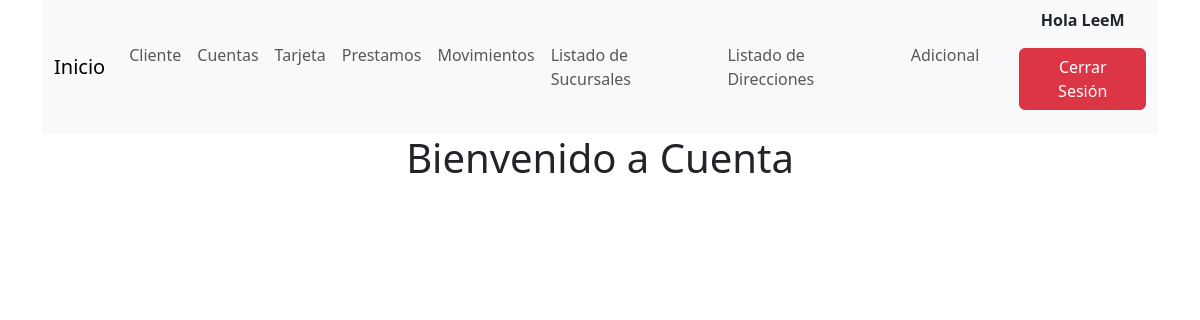
/cuentas/ (signed in), run on an earlier commit of the app's database.
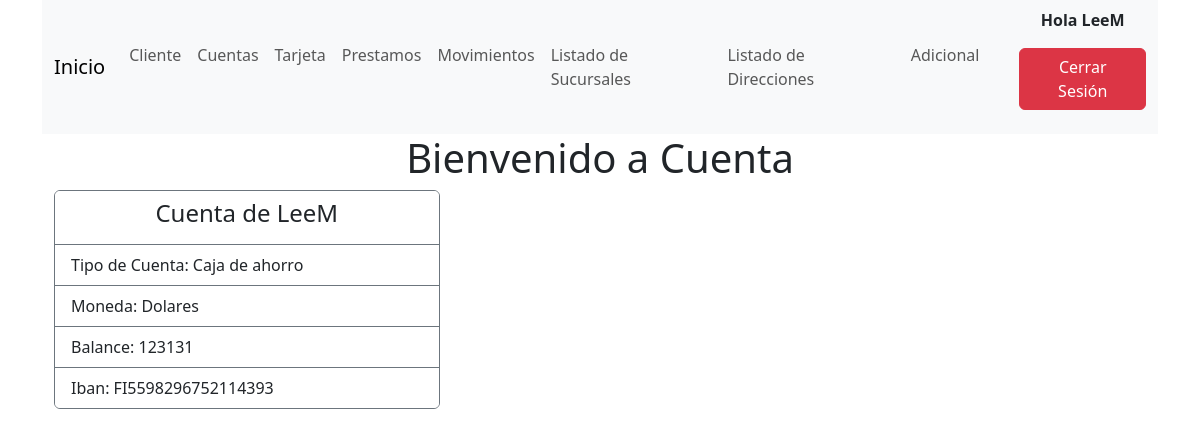
And on a later commit of the database.
### Login/models.py (models this page shows)
class CustomUser(AbstractUser):
    customer_DNI_id = models.CharField(null=True, blank=True, max_length=10)

### Cuentas/models.py (models this page shows)
class Cuenta(models.Model):
    account_id = models.AutoField(primary_key=True)
    customer = models.ForeignKey("Clientes.cliente", on_delete=models.CASCADE)
    balance = models.IntegerField()
    iban = models.TextField()
    tipo_cuenta = models.ForeignKey("TipoCuenta", on_delete=models.CASCADE)
    class Meta:
        managed = False
        db_table = 'cuenta'

class TipoCuenta(models.Model):
    tipo_cuenta_id = models.AutoField(primary_key=True, blank=True, null=False,)
    cuenta_name = models.TextField()
    moneda = models.TextField()
    class Meta:
        managed = False
        db_table = 'tipo_cuenta'

### Cuentas/views.py (the view)
# urls.py: path('cuentas/',Cuentas,name = 'Cuentas'),
@login_required
def Cuentas(request):
    cuenta = Cuenta.objects.all()
    tipo_cuenta = TipoCuenta.objects.all()
    cliente = Cliente
    return render(request,'cuentas.html',{'cuenta':cuenta,'cliente':cliente ,'tipo_cuenta':tipo_cuenta  })

### Cuentas/templates/cuentas.html (shortened to what this page needs)
{% extends 'home.html'%}
{% block h1%}Cuenta{% endblock %}
{% block content%}
<main class="container pt-2">
    <article class=" row row-cols-1 row-cols-md-2 g-4  col-9 listado pt-2">
        {% if user.cliente.customer_name == user.first_name %}
        {%for cuenta in cuenta %}
        {% if cuenta.customer_id == user.cliente.customer_id %}
        <section class="col-5 mt-2 mb-4">
            <section class="card border-secondary ">
            <ul class="list-group list-group-flush" >
                <li class="list-group-item border-secondary text-center"><h4>Cuenta de {{user.username}} </h4></li>
                {%for tipo_cuenta in tipo_cuenta %}
                    {% if cuenta.tipo_cuenta_id == tipo_cuenta.tipo_cuenta_id %}
                        <li class="list-group-item border-secondary text-dark">Tipo de Cuenta: {{tipo_cuenta.cuenta_name}}</li>
                        <li class="list-group-item border-secondary text-dark">Moneda: {{tipo_cuenta.moneda}}</li>
                    {% endif %}
                {% endfor %}
                <li class="list-group-item border-secondary text-dark ">Balance: {{cuenta.balance}}</li>
                <li class="list-group-item border-secondary text-dark">Iban: {{cuenta.iban}}</li>
            </ul>
        </section>
    </section>
            {% endif %}
        {% endfor %}
        {% else %}
                        <li class="list-group-item border-secondary text-danger">El Usuario <strong>{{user.username}}</strong> No tiene Cuentas registradas</li>
                    {% endif %}
    </article>
</main>
{%endblock%}

### Login/templates/home.html (shortened to what this page needs)
<!DOCTYPE html>
<html lang="es">
<head>
    <link href="https://cdn.jsdelivr.net/npm/bootstrap@5.3.2/dist/css/bootstrap.min.css" rel="stylesheet"
>
</head>
<body>
    <main class="container">
        <nav class="navbar navbar-expand-lg bg-body-tertiary">
            <div class="container-fluid">
                <a class="navbar-brand" href="{% url 'home' %}">Inicio</a>
                <div class="collapse navbar-collapse" id="navbarNav">
                    <ul class="navbar-nav">
                        <li class="nav-item">
                            <a class="nav-link" aria-current="page" href="{% url 'Cliente' %}">Cliente</a>
                        </li>
                        <li class="nav-item ">
                            <a class="nav-link" href="{% url 'Cuentas' %}">Cuentas</a>
                        </li>
                        <li class="nav-item">
                            <a class="nav-link" href="{% url 'tarjetas' %}">Tarjeta</a>
                        </li>
                        <li class="nav-item ">
                            <a class="nav-link" href="{% url 'Prestamos' %}">Prestamos</a>
                        </li>
                        <li class="nav-item ">
                            <a class="nav-link" href="{% url 'Movimientos' %}">Movimientos</a>
                        </li>
                        <li class="nav-item ">
                            <a class="nav-link" href="http://localhost:5173/BranchList">Listado de Sucursales</a>
                        </li>
                        <li class="nav-item ">
                            <a class="nav-link" href="http://localhost:5173/DireccionesList">Listado de Direcciones</a>
                        </li>
                        <li class="nav-item ">
                            <a class="nav-link" href="http://localhost:5173/ClientesPage">Adicional</a>
                        </li>
                    </ul>
                </div>
                <ul class="justify-content-end ">
                    {% if user.is_authenticated %}
                    <p class="text-center"><b> Hola {{user.username }}</b></p>
                    <a class="btn btn-danger" role="button" href="{% url 'logout' %}">Cerrar Sesión</a>
                    {% else %}
                    <a class="btn btn-primary " role="button" href="{% url 'login' %}">Iniciar Sesión</a>
                    <a class="btn btn-secondary" role="button" href="{% url 'register'%}">Registrar</a>
                    {% endif %}
                </ul>
            </div>
        </nav>
        {% if user.is_authenticated %}
        <h1 class="text-center">Bienvenido a {% block h1%}HomeBanking{% endblock %}</h1>
        {% endif %}
        {% block content%}
        {%endblock%}
</body>
</html>

What changed in the data, as far as the page shows it:
added Cuenta: {{ user.username }} "LeeM", balance "123131", iban "FI5598296752114393"
now on this page (row unchanged): TipoCuenta: cuenta_name "Caja de ahorro", moneda "Dolares"
